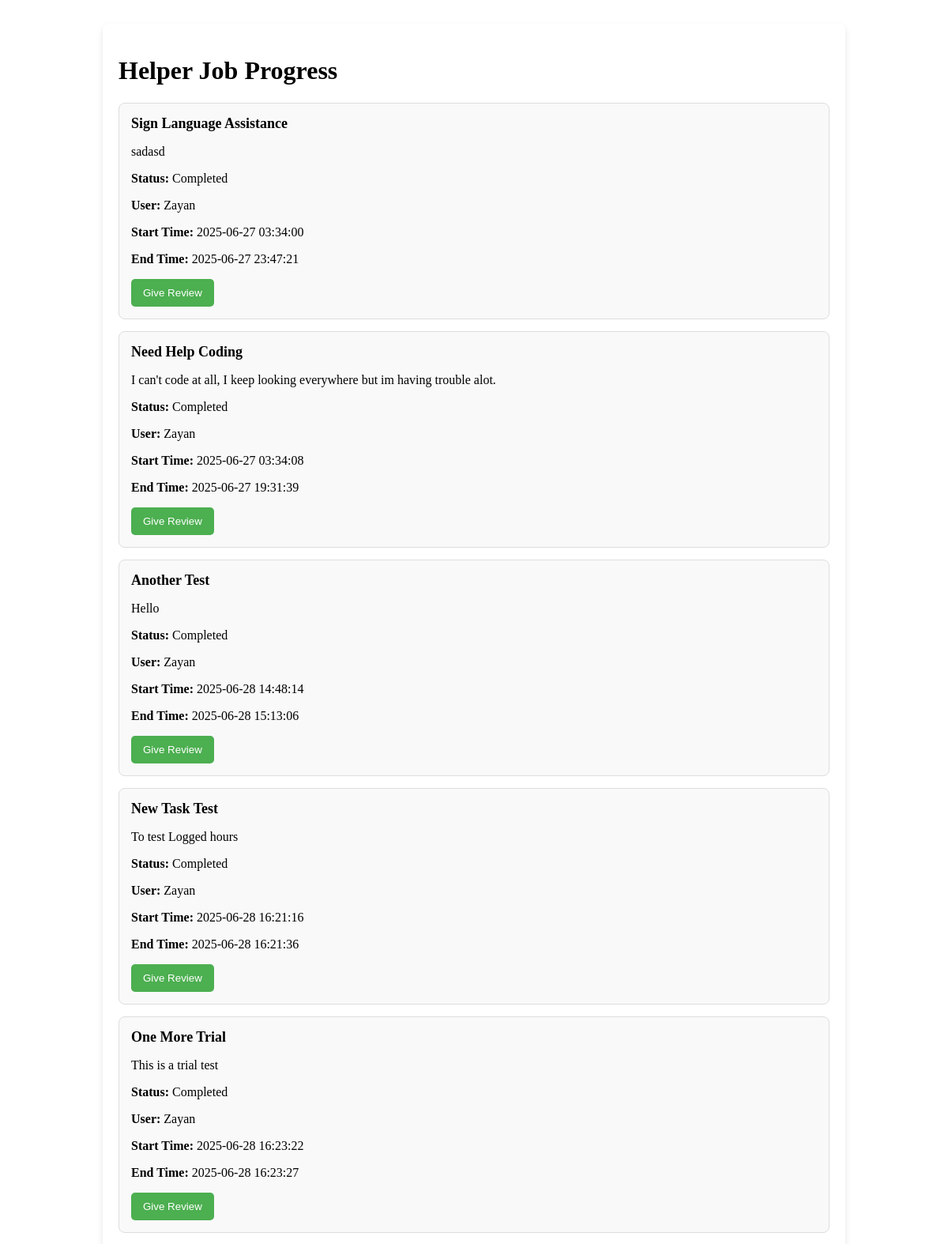
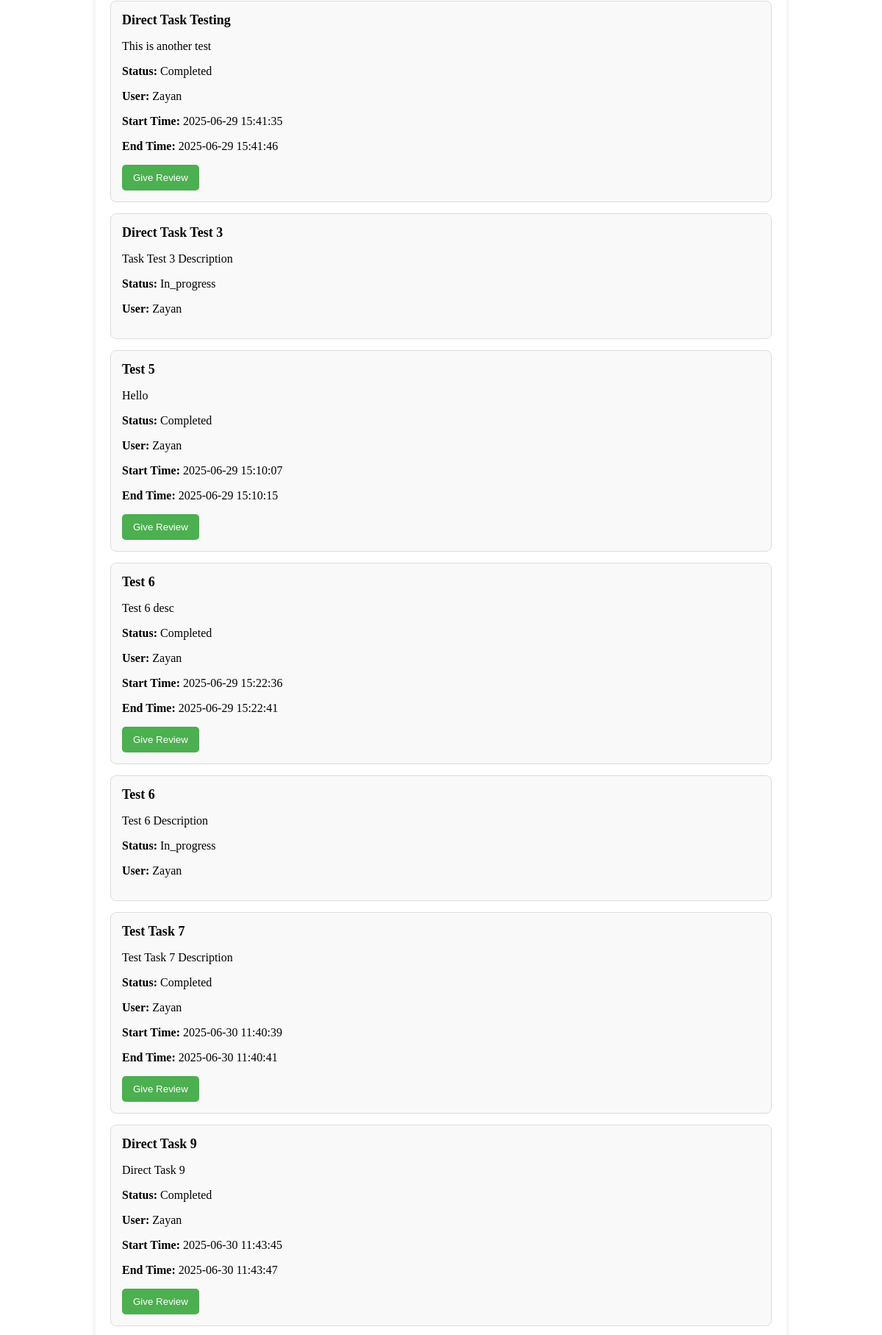
Page /helper_progress_page.php (signed in, upper part) on the committed database (2 pictures, top to bottom).
### tables this page shows
CREATE TABLE `hiring_records` (
  `hiring_id` int NOT NULL AUTO_INCREMENT,
  `user_id` int NOT NULL,
  `helper_id` int NOT NULL,
  `task_id` int DEFAULT NULL,
  `start_time` datetime DEFAULT NULL,
  `end_time` datetime DEFAULT NULL,
  `hourly_rate` decimal(10,2) NOT NULL,
  `user_confirmation` enum('pending','confirmed','disputed') DEFAULT 'pending',
  `helper_confirmation` enum('pending','confirmed','disputed') DEFAULT 'pending',
  `created_at` timestamp NULL DEFAULT CURRENT_TIMESTAMP,
  `status` enum('pending','in_progress','completed','disputed') DEFAULT 'pending',
  `chat_enabled` tinyint(1) NOT NULL DEFAULT '0',
  `logged_hours` decimal(10,3) GENERATED ALWAYS AS ((timestampdiff(SECOND,`start_time`,`end_time`) / 3600)) STORED,
  PRIMARY KEY (`hiring_id`),
  KEY `user_id` (`user_id`),
  KEY `helper_id` (`helper_id`),
  KEY `task_id` (`task_id`),
  CONSTRAINT `hiring_records_ibfk_1` FOREIGN KEY (`user_id`) REFERENCES `users` (`user_id`),
  CONSTRAINT `hiring_records_ibfk_2` FOREIGN KEY (`helper_id`) REFERENCES `helpers` (`helper_id`),
  CONSTRAINT `hiring_records_ibfk_3` FOREIGN KEY (`task_id`) REFERENCES `tasks` (`task_id`)
);

CREATE TABLE `tasks` (
  `task_id` int NOT NULL AUTO_INCREMENT,
  `title` varchar(255) NOT NULL,
  `description` text,
  `skill_required` text,
  `hourly_rate` decimal(10,2) DEFAULT NULL,
  `urgency` varchar(6) DEFAULT NULL,
  `created_at` timestamp NULL DEFAULT CURRENT_TIMESTAMP,
  `updated_at` timestamp NULL DEFAULT CURRENT_TIMESTAMP ON UPDATE CURRENT_TIMESTAMP,
  `user_id` int DEFAULT NULL,
  `status` enum('open','in_progress','completed') NOT NULL DEFAULT 'open',
  PRIMARY KEY (`task_id`),
  KEY `fk_tasks_user_id` (`user_id`),
  CONSTRAINT `fk_tasks_user_id` FOREIGN KEY (`user_id`) REFERENCES `users` (`user_id`) ON DELETE CASCADE ON UPDATE CASCADE
);

CREATE TABLE `users` (
  `user_id` int NOT NULL AUTO_INCREMENT,
  `name` varchar(255) NOT NULL,
  `email` varchar(255) NOT NULL,
  `profile_photo` text,
  `password_hash` varchar(255) NOT NULL,
  `phone_number` varchar(15) DEFAULT NULL,
  `address` text,
  `user_type` enum('disabled_individual','family_member','caretaker') NOT NULL,
  `created_at` timestamp NULL DEFAULT CURRENT_TIMESTAMP,
  `updated_at` timestamp NULL DEFAULT CURRENT_TIMESTAMP ON UPDATE CURRENT_TIMESTAMP,
  `verification_status` enum('pending','verified','rejected') DEFAULT 'pending',
  `verified_by` int DEFAULT NULL,
  `status` enum('active','suspended','deactivated') DEFAULT 'active',
  PRIMARY KEY (`user_id`),
  UNIQUE KEY `email` (`email`),
  KEY `verified_by` (`verified_by`),
  CONSTRAINT `users_ibfk_1` FOREIGN KEY (`verified_by`) REFERENCES `admins` (`admin_id`)
);

### helper_progress_page.php (the view, shortened to what this page needs)
<?php
include 'dbconnect.php';
$helper_id = $_SESSION['helper_id'];
$query = "SELECT hr.hiring_id, t.title, t.description, hr.status, u.name AS user_name, hr.start_time, hr.end_time
          FROM hiring_records hr
          JOIN tasks t ON hr.task_id = t.task_id
          JOIN users u ON hr.user_id = u.user_id
          WHERE hr.helper_id = $helper_id";
$result = $conn->query($query);
?>
<!DOCTYPE html>
<html lang="en">
<head>
</head>
<body>
    <div class="progress-container">
        <h1>Helper Job Progress</h1>
        <?php if ($result->num_rows > 0): ?>
            <?php while ($row = $result->fetch_assoc()): ?>
                <div class="progress-card">
                    <h3><?php echo htmlspecialchars($row['title']); ?></h3>
                    <p><?php echo htmlspecialchars($row['description']); ?></p>
                    <p><strong>Status:</strong> <?php echo ucfirst(htmlspecialchars($row['status'])); ?></p>
                    <p><strong>User:</strong> <?php echo htmlspecialchars($row['user_name']); ?></p>
                    <?php if ($row['start_time']): ?>
                        <p><strong>Start Time:</strong> <?php echo htmlspecialchars($row['start_time']); ?></p>
                    <?php endif; ?>
                    <?php if ($row['end_time']): ?>
                        <p><strong>End Time:</strong> <?php echo htmlspecialchars($row['end_time']); ?></p>
                    <?php endif; ?>
                    <?php if ($row['status'] === 'completed'): ?>
                        <form method="GET" action="give_review_helper.php">
                            <button type="submit" class="action-button mark-completed">Give Review</button>
                        </form>
                    <?php endif; ?>
                </div>
            <?php endwhile; ?>
        <?php else: ?>
            <p>No tasks assigned yet.</p>
        <?php endif; ?>
    </div>
</body>
</html>

### helper_progress_page.php (style rules this page uses)
.progress-container { max-width: 900px; margin: 30px auto; padding: 20px; background: #fff; border-radius: 8px; box-shadow: 0 4px 8px rgba(0, 0, 0, 0.1); }
.progress-card { padding: 15px; margin-bottom: 15px; border: 1px solid #ddd; border-radius: 8px; background-color: #f9f9f9; }
.progress-card h3 { margin: 0; font-size: 18px; }
.action-button { padding: 10px 15px; margin-right: 10px; border: none; border-radius: 5px; cursor: pointer; transition: background-color 0.3s; }
.mark-completed { background-color: #4caf50; color: white; }

### rows in the picture
hiring_records: task.title "Sign Language Assistance", task.description "sadasd", status "Completed", user.name "Zayan", start_time "2025-06-27 03:34:00", end_time "2025-06-27 23:47:21"
hiring_records: task.title "Need Help Coding", task.description "I can't code at all, I keep looking everywhere but im having trouble alot.", status "Completed", user.name "Zayan", start_time "2025-06-27 03:34:08", end_time "2025-06-27 19:31:39"
hiring_records: task.title "Another Test", task.description "Hello", status "Completed", user.name "Zayan", start_time "2025-06-28 14:48:14", end_time "2025-06-28 15:13:06"
hiring_records: task.title "New Task Test", task.description "To test Logged hours", status "Completed", user.name "Zayan", start_time "2025-06-28 16:21:16", end_time "2025-06-28 16:21:36"
hiring_records: task.title "One More Trial", task.description "This is a trial test", status "Completed", user.name "Zayan", start_time "2025-06-28 16:23:22", end_time "2025-06-28 16:23:27"
hiring_records: task.title "Direct Task Testing", task.description "This is another test", status "Completed", user.name "Zayan", start_time "2025-06-29 15:41:35", end_time "2025-06-29 15:41:46"
hiring_records: task.title "Direct Task Test 3", task.description "Task Test 3 Description", status "In_progress", user.name "Zayan"
hiring_records: task.title "Test 5", task.description "Hello", status "Completed", user.name "Zayan", start_time "2025-06-29 15:10:07", end_time "2025-06-29 15:10:15"
hiring_records: task.title "Test 6", task.description "Test 6 desc", status "Completed", user.name "Zayan", start_time "2025-06-29 15:22:36", end_time "2025-06-29 15:22:41"
hiring_records: task.title "Test 6", task.description "Test 6 Description", status "In_progress", user.name "Zayan"
hiring_records: task.title "Test Task 7", task.description "Test Task 7 Description", status "Completed", user.name "Zayan", start_time "2025-06-30 11:40:39", end_time "2025-06-30 11:40:41"
hiring_records: task.title "Direct Task 9", task.description "Direct Task 9", status "Completed", user.name "Zayan", start_time "2025-06-30 11:43:45", end_time "2025-06-30 11:43:47"
